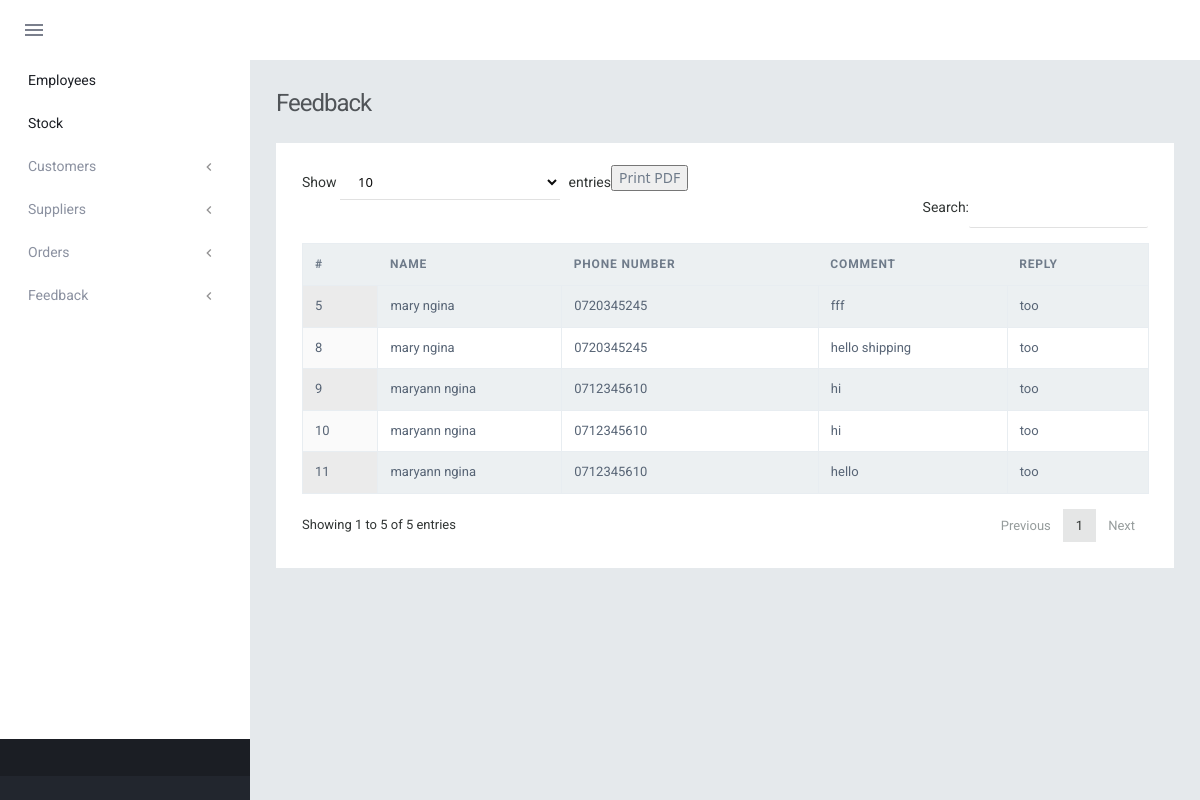
Page /feedback.php on the committed database.
### tables this page shows
CREATE TABLE `feedback` (
  `fb_id` int(11) NOT NULL,
  `comment` text NOT NULL,
  `fb` text NOT NULL,
  `fb_date` timestamp NOT NULL DEFAULT current_timestamp(),
  `client_id` int(11) NOT NULL,
  `staff_id` varchar(25) NOT NULL
);

CREATE TABLE `clients` (
  `client_id` int(11) NOT NULL,
  `first_name` varchar(20) NOT NULL,
  `last_name` varchar(20) NOT NULL,
  `username` varchar(20) DEFAULT NULL,
  `phone_no` varchar(15) NOT NULL,
  `email` varchar(100) NOT NULL,
  `status` varchar(55) NOT NULL DEFAULT 'Pending approval',
  `password` varchar(50) NOT NULL,
  `date_created` timestamp NOT NULL DEFAULT current_timestamp(),
  `remarks` text DEFAULT NULL,
  `user` varchar(10) NOT NULL DEFAULT 'Client'
);

### feedback.php (the view, shortened to what this page needs)
<?php
include('include/connections.php');
?>
<!DOCTYPE html>
<html>
<head>
    <link href="assets/plugins/pace/pace-theme-flash.css" rel="stylesheet" type="text/css" media="screen" />
    <link href="assets/plugins/bootstrapv3/css/bootstrap.min.css" rel="stylesheet" type="text/css" />
    <link href="assets/plugins/bootstrapv3/css/bootstrap-theme.min.css" rel="stylesheet" type="text/css" />
    <link href="assets/plugins/animate.min.css" rel="stylesheet" type="text/css" />
    <link href="assets/plugins/jquery-scrollbar/jquery.scrollbar.css" rel="stylesheet" type="text/css" />
    <link href="webarch/css/webarch.css" rel="stylesheet" type="text/css" />
</head>
<body class="">
<?php
include 'include/navbar.php';
?>
<div class="footer-widget">
</div>
<div class="page-content">
<div class="content">
<div class="page-title">
<h3><span class="semi-bold">Feedback</span></h3>
</div>
<div class="row">
<div class="col-md-12">
<div class="grid simple ">
<div class="grid-title no-border">
</div>
<div class="grid-body no-border">
    <table class="table table-striped table-bordered table-hover" id="dataTables-example">
        <thead>
        <tr>
            <th>#</th>
            <th>Name</th>
            <th>Phone number</th>
            <th>Comment</th>
            <th>Reply</th>
        </tr>
        </thead>
        <tbody>
        <?php
        $select="SELECT * FROM clients c INNER JOIN feedback f on c.client_id = f.client_id  WHERE NOT f.fb=''";
        $query=mysqli_query($con,$select);
        while($row=mysqli_fetch_array($query)){
            ?>
            <tr class="odd gradeX">
                <td><?php echo $row['fb_id']?> </td>
                <td><?php echo $row['first_name']. ' '. $row['last_name']?> </td>
                <td> <?php echo $row['phone_no']?></td>
                <td><?php echo $row['comment']?> </td>
                <td><?php echo $row['fb']?> </td>
            </tr>
            <?php
        }
        ?>
        </tbody>
    </table>
</div>
</div>
</div>
</div>
</div>
</div>
</div>
</body>
<link type="text/css" rel="stylesheet" href="dist/dataTablesCustom/jquery.dataTables.css?"/>
</html>

### rows in the picture
feedback: fb_id "5", client.first_name "mary", client.last_name "ngina", client.phone_no "0720345245", comment "fff", fb "too"
feedback: fb_id "8", client.first_name "mary", client.last_name "ngina", client.phone_no "0720345245", comment "hello shipping", fb "too"
feedback: fb_id "9", client.first_name "maryann", client.last_name "ngina", client.phone_no "0712345610", comment "hi", fb "too"
feedback: fb_id "10", client.first_name "maryann", client.last_name "ngina", client.phone_no "0712345610", comment "hi", fb "too"
feedback: fb_id "11", client.first_name "maryann", client.last_name "ngina", client.phone_no "0712345610", comment "hello", fb "too"
